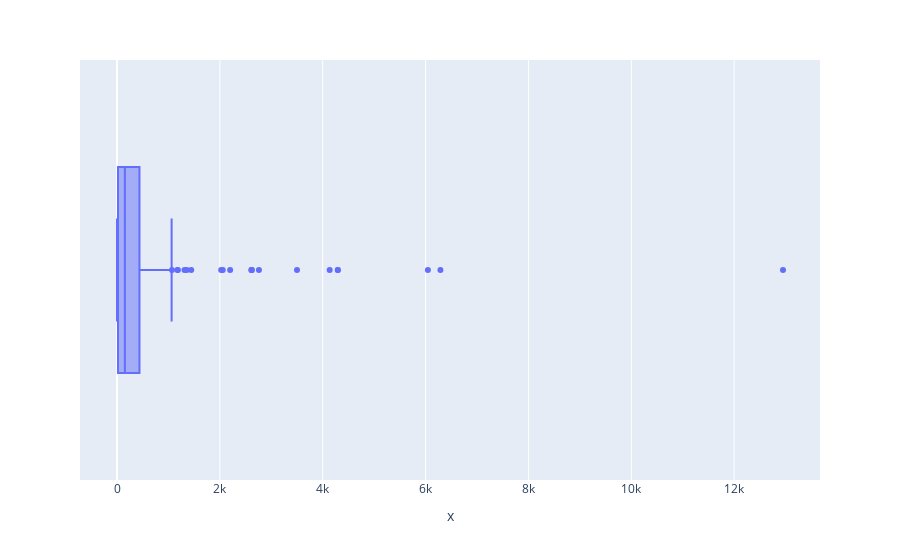

Source (notebook cell):
### Code cell
iplot(fig)

### Figure 1 — Plotly figure (JSON) as saved in the notebook; plotly's stock layout.template omitted (floating-point values rounded to 4 significant figures; data arrays with more than 128 entries replaced by an {"elided": "..."} marker saying what was removed)
{"data": [{"alignmentgroup": "True", "hovertemplate": "<b>%{hovertext}</b><br><br>x=%{x}<extra></extra>", "hovertext": {"elided": "138 str values"}, "legendgroup": "", "marker": {"color": "#636efa"}, "name": "", "notched": false, "offsetgroup": "", "orientation": "h", "showlegend": false, "type": "box", "x": {"elided": "138 int values"}, "x0": " ", "xaxis": "x", "y0": " ", "yaxis": "y"}], "layout": {"boxmode": "group", "legend": {"tracegroupgap": 0}, "margin": {"t": 60}, "xaxis": {"anchor": "y", "domain": [0, 1], "title": {"text": "x"}}, "yaxis": {"anchor": "x", "domain": [0, 1]}}}
